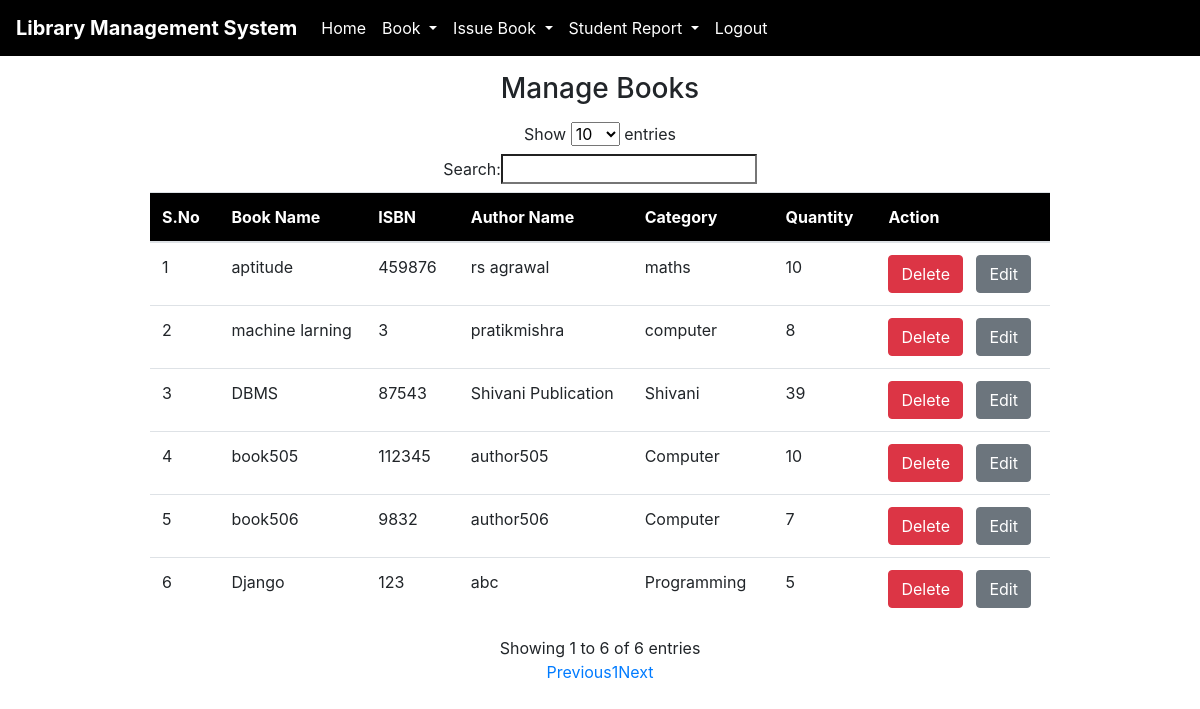
Page /viewbook/ (signed in) on the committed database.
### library/models.py (models this page shows, shortened)
class Book(models.Model):
    book_name=models.CharField(max_length=100, null=True)
    category = models.CharField(max_length=30,null=True)
    quantity =models.IntegerField(null=True)
    author = models.CharField(max_length=100,null=True)
    isbn = models.IntegerField(null=True)

### library/views.py (the view)
# urls.py: path('viewbook/',viewbook, name='viewbook'),
def viewbook(request):
    if not request.user.is_authenticated:
        return redirect('loginadmin')
    data=Book.objects.all()
    d={'data':data}
    return render(request,'bookview.html',d)

### library/templates/bookview.html (shortened to what this page needs)
{% extends 'navigation.html' %}
{% load static %}
{% block body %}
    <h3 align="center" class="my-3">Manage Books</h3>
<div align="center">
    <table id="myTable" style="width:900px" class="table table-border">
        <thead style="background-color:black;color:white">
        <tr>
            <th>S.No</th>
            <th>Book Name</th>
            <th>ISBN</th>
            <th>Author Name</th>
            <th>Category</th>
            <th>Quantity</th>
            <th>Action</th>
        </tr>
        </thead>
        <tbody>
        {% for i in data %}
        <tr>
            <td>{{forloop.counter}}</td>
            <td>{{i.book_name}}</td>
            <td>{{i.isbn}}</td>
            <td>{{i.author}}</td>
            <td>{{i.category}}</td>
            <td>{{i.quantity}}</td>
            <td> <a href="{% url 'deletebook' i.id %}" class="btn btn-danger">Delete</a>
             &nbsp;&nbsp;<a href="{% url 'editbook' i.id %}" class="btn btn-secondary">Edit</a></td>
        </tr>
        {% endfor %}
        </tbody>
    </table>
</div>
{% endblock %}

### library/templates/navigation.html (shortened to what this page needs)
{% load static %}
<!DOCTYPE html>
<html lang="en">
<head>
  <link rel="stylesheet" href="https://maxcdn.bootstrapcdn.com/bootstrap/4.3.1/css/bootstrap.min.css">
<link href="https://stackpath.bootstrapcdn.com/font-awesome/4.7.0/css/font-awesome.min.css" rel="stylesheet">
</head>
<body >
<nav class="navbar navbar-expand-sm" style="background-color:black">
  <a class="navbar-brand" href="{% url 'admin_home' %}" style="color:white"><strong>Library Management System</strong></a>
  <ul class="navbar-nav">
    <li class="nav-item">
      <a class="nav-link" href="{% url 'admin_home' %}" style="color:white">Home</a>
    </li>
    <li class="nav-item dropdown">
      <a class="nav-link dropdown-toggle" href="#" id="navbardrop" data-toggle="dropdown" style="color:white">
      Book
      </a>
    </li>
    <li class="nav-item dropdown">
      <a class="nav-link dropdown-toggle" href="#" id="navbardrop" data-toggle="dropdown" style="color:white">
       Issue Book
      </a>
    </li>
    <li class="nav-item dropdown">
      <a class="nav-link dropdown-toggle" href="#" id="navbardrop" data-toggle="dropdown" style="color:white">
       Student Report
      </a>
    </li>
    <li class="nav-item">
      <a class="nav-link" href="{% url 'home' %}" style="color:white">Logout</a>
    </li>
  </ul>
</nav>
{% block body %}
{% endblock %}
</body>
</html>

### library/templates/navigation.html (style rules this page uses)
* { box-sizing: border-box; }
body { background-image:url("admin.png"); }

### rows in the picture
Book: book_name "aptitude", isbn "459876", author "rs agrawal", category "maths", quantity "10"
Book: book_name "machine larning", isbn "3", author "pratikmishra", category "computer", quantity "8"
Book: book_name "DBMS", isbn "87543", author "Shivani Publication", category "Shivani", quantity "39"
Book: book_name "book505", isbn "112345", author "author505", category "Computer", quantity "10"
Book: book_name "book506", isbn "9832", author "author506", category "Computer", quantity "7"
Book: book_name "Django", isbn "123", author "abc", category "Programming", quantity "5"
